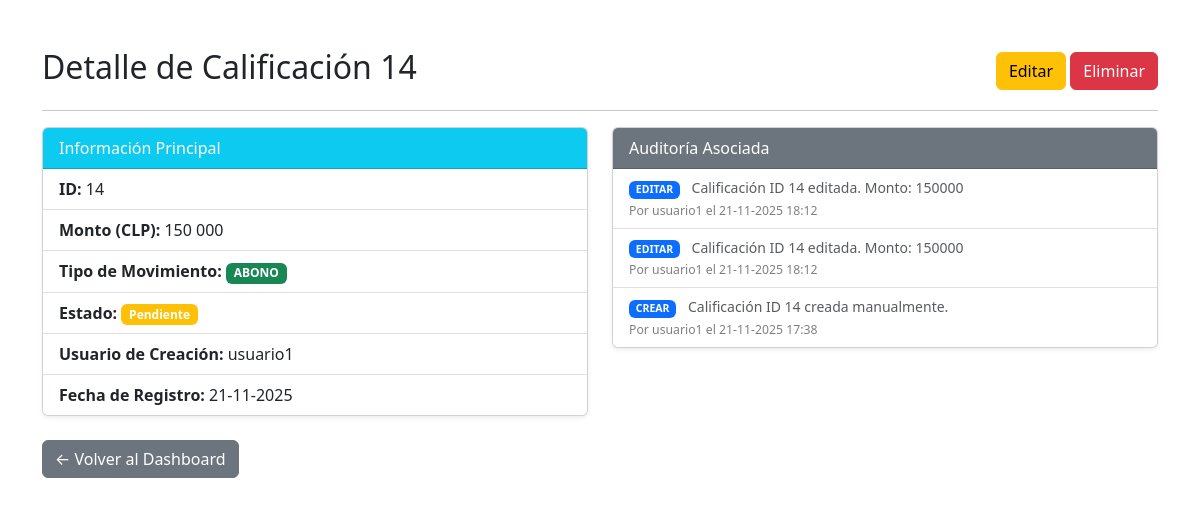
/14/ (signed in), run on the app's committed database.
### calificaciones/models.py (models this page shows, shortened)
class Calificacion(models.Model):
    usuario = models.ForeignKey(
        User,
        on_delete=models.CASCADE,
        verbose_name="Usuario",
        related_name='calificaciones_realizadas'
    )
    monto = models.DecimalField(
        max_digits=12,
        decimal_places=0,
        verbose_name="Monto (CLP)"
    )
    TIPO_MOVIMIENTO_CHOICES = [
        ('abono', 'ABONO'),
        ('cargo', 'CARGO'),
        ('pago', 'PAGO'),
        ('reembolso', 'REEMBOLSO'),
    ]
    tipo_movimiento = models.CharField(
        max_length=10,
        choices=TIPO_MOVIMIENTO_CHOICES,
        default='abono',
        verbose_name="Tipo de Movimiento"
    )
    fecha_registro = models.DateField(
        default=timezone.now,
        verbose_name="Fecha de Registro"
    )
    ESTADO_CHOICES = [
        ('pendiente', 'Pendiente'),
        ('validado', 'Validado'),
        ('rechazado', 'Rechazado'),
    ]
    estado = models.CharField(
        max_length=20,
        choices=ESTADO_CHOICES,
        default='pendiente',
        verbose_name="Estado"
    )
    class Meta:
        verbose_name = "Calificación"
        verbose_name_plural = "Calificaciones"

class Auditoria(models.Model):
    usuario = models.ForeignKey(
        User,
        on_delete=models.SET_NULL,
        null=True,
        verbose_name="Usuario que Ejecuta",
        related_name='acciones_auditadas'
    )
    accion = models.CharField(
        max_length=100,
        verbose_name="Acción"
    )
    fecha = models.DateTimeField(
        default=timezone.now,
        verbose_name="Fecha y Hora"
    )
    detalle = models.TextField(verbose_name="Detalle")
    class Meta:
        verbose_name = "Registro de Auditoría"
        verbose_name_plural = "Registros de Auditoría"
        ordering = ['-fecha']

### calificaciones/views.py (the view)
# urls.py: path('<int:pk>/', views.ver_calificacion, name='ver_calificacion'),        # URL: /12/
@login_required
def ver_calificacion(request, pk):
    calificacion = get_object_or_404(Calificacion, pk=pk)
    context = {
        'calificacion': calificacion,
        'registros_auditoria': Auditoria.objects.filter(detalle__icontains=f'ID {pk}').order_by('-fecha')[:5]
    }
    return render(request, 'calificaciones/calificacion_detalle.html', context)

### calificaciones/templates/calificaciones/calificacion_detalle.html (shortened to what this page needs)
{% load static %}
<!DOCTYPE html>
<html lang="es">
<head>
    <link href="https://cdn.jsdelivr.net/npm/bootstrap@5.3.3/dist/css/bootstrap.min.css" rel="stylesheet">
</head>
<body>
    <div class="container mt-5">
        <div class="d-flex justify-content-between align-items-center">
            <h2>Detalle de Calificación {{ calificacion.id }}</h2>
            <div>
                <a href="{% url 'editar_calificacion' calificacion.id %}" class="btn btn-warning">Editar</a>
                <a href="{% url 'eliminar_calificacion' calificacion.id %}" class="btn btn-danger">Eliminar</a>
            </div>
        </div>
        <hr>
        <div class="row">
            <div class="col-md-6">
                <div class="card shadow-sm mb-4">
                    <div class="card-header bg-info text-white">
                        Información Principal
                    </div>
                    <ul class="list-group list-group-flush">
                        <li class="list-group-item"><strong>ID:</strong> {{ calificacion.id }}</li>
                        <li class="list-group-item"><strong>Monto (CLP):</strong> {{ calificacion.monto }}</li>
                        <li class="list-group-item">
                        <strong>Tipo de Movimiento:</strong>
                        <span class="badge
                            {% if calificacion.tipo_movimiento == 'abono' %} bg-success
                            {% elif calificacion.tipo_movimiento == 'cargo' %} bg-danger
                            {% elif calificacion.tipo_movimiento == 'pago' %} bg-warning text-dark
                            {% elif calificacion.tipo_movimiento == 'reembolso' %} bg-purple text-white
                            {% endif %}
                        ">
                            {{ calificacion.get_tipo_movimiento_display }}
                        </span>
                    </li>
                        <li class="list-group-item"><strong>Estado:</strong> <span class="badge bg-warning">{{ calificacion.get_estado_display }}</span></li>
                        <li class="list-group-item"><strong>Usuario de Creación:</strong> {{ calificacion.usuario.username }}</li>
                        <li class="list-group-item"><strong>Fecha de Registro:</strong> {{ calificacion.fecha_registro|date:"d-m-Y" }}</li>
                    </ul>
                </div>
                <a href="{% url 'dashboard' %}" class="btn btn-secondary">← Volver al Dashboard</a>
            </div>
            <div class="col-md-6">
                <div class="card shadow-sm">
                    <div class="card-header bg-secondary text-white">
                        Auditoría Asociada
                    </div>
                    <ul class="list-group list-group-flush small">
                        {% for registro in registros_auditoria %}
                            <li class="list-group-item">
                                <span class="badge bg-primary me-2">{{ registro.accion }}</span>
                                <span class="text-muted">{{ registro.detalle }}</span>
                                <br>
                                <small class="text-black-50">Por {{ registro.usuario.username }} el {{ registro.fecha|date:"d-m-Y H:i" }}</small>
                            </li>
                        {% empty %}
                            <li class="list-group-item text-muted">No hay registros de auditoría asociados a esta calificación.</li>
                        {% endfor %}
                    </ul>
                </div>
            </div>
        </div>
    </div>
</body>
</html>

### data on the page
Calificacion: id "14", monto "150 000", tipo_movimiento "ABONO", estado "Pendiente", usuario.username "usuario1", fecha_registro "21-11-2025"
Auditoria: accion "EDITAR", detalle "Calificación ID 14 editada. Monto: 150000", usuario.username "usuario1", fecha "21-11-2025 18:12"
Auditoria: accion "EDITAR", detalle "Calificación ID 14 editada. Monto: 150000", usuario.username "usuario1", fecha "21-11-2025 18:12"
Auditoria: accion "CREAR", detalle "Calificación ID 14 creada manualmente.", usuario.username "usuario1", fecha "21-11-2025 17:38"
